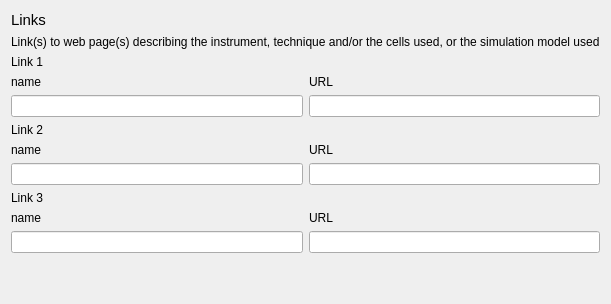
      <widget class="QWidget" name="tab_6">
       <attribute name="title">
        <string>8 Links</string>
       </attribute>
       <layout class="QVBoxLayout" name="verticalLayout_5">
        <item>
         <widget class="QLabel" name="label_43">
          <property name="font">
           <font>
            <pointsize>11</pointsize>
           </font>
          </property>
          <property name="text">
           <string>Links</string>
          </property>
         </widget>
        </item>
        <item>
         <widget class="QLabel" name="label_18">
          <property name="font">
           <font>
            <pointsize>9</pointsize>
           </font>
          </property>
          <property name="text">
           <string>Link(s) to web page(s) describing the instrument, technique and/or the cells used, or the simulation model used</string>
          </property>
         </widget>
        </item>
        <item>
         <widget class="QLabel" name="label_39">
          <property name="text">
           <string>Link 1</string>
          </property>
         </widget>
        </item>
        <item>
         <layout class="QGridLayout" name="gridLayout_10">
          <item row="0" column="0">
           <widget class="QLabel" name="label_38">
            <property name="font">
             <font>
              <pointsize>9</pointsize>
             </font>
            </property>
            <property name="toolTip">
             <string>&lt;html&gt;&lt;head/&gt;&lt;body&gt;&lt;p&gt;Name of the web page&lt;/p&gt;&lt;/body&gt;&lt;/html&gt;</string>
            </property>
            <property name="text">
             <string>name</string>
            </property>
           </widget>
          </item>
          <item row="1" column="0">
           <widget class="QLineEdit" name="link_name_1">
            <property name="toolTip">
             <string>&lt;html&gt;&lt;head/&gt;&lt;body&gt;&lt;p&gt;Name of the web page&lt;/p&gt;&lt;/body&gt;&lt;/html&gt;</string>
            </property>
           </widget>
          </item>
          <item row="0" column="1">
           <widget class="QLabel" name="label_64">
            <property name="font">
             <font>
              <pointsize>9</pointsize>
             </font>
            </property>
            <property name="toolTip">
             <string>&lt;html&gt;&lt;head/&gt;&lt;body&gt;&lt;p&gt;URL address&lt;/p&gt;&lt;p&gt;Please, avoid non-perennial commercial URL&lt;/p&gt;&lt;/body&gt;&lt;/html&gt;</string>
            </property>
            <property name="text">
             <string>URL</string>
            </property>
           </widget>
          </item>
          <item row="1" column="1">
           <widget class="QLineEdit" name="link_url_1">
            <property name="toolTip">
             <string>&lt;html&gt;&lt;head/&gt;&lt;body&gt;&lt;p&gt;URL address&lt;/p&gt;&lt;p&gt;Please, avoid non-perennial commercial URL&lt;/p&gt;&lt;/body&gt;&lt;/html&gt;</string>
            </property>
           </widget>
          </item>
         </layout>
        </item>
        <item>
         <widget class="QLabel" name="label_55">
          <property name="text">
           <string>Link 2</string>
          </property>
         </widget>
        </item>
        <item>
         <layout class="QGridLayout" name="gridLayout_11">
          <item row="0" column="0">
           <widget class="QLabel" name="label_52">
            <property name="font">
             <font>
              <pointsize>9</pointsize>
             </font>
            </property>
            <property name="toolTip">
             <string>&lt;html&gt;&lt;head/&gt;&lt;body&gt;&lt;p&gt;Name of the web page&lt;/p&gt;&lt;/body&gt;&lt;/html&gt;</string>
            </property>
            <property name="text">
             <string>name</string>
            </property>
           </widget>
          </item>
          <item row="1" column="0">
           <widget class="QLineEdit" name="link_name_2">
            <property name="toolTip">
             <string>&lt;html&gt;&lt;head/&gt;&lt;body&gt;&lt;p&gt;Name of the web page&lt;/p&gt;&lt;/body&gt;&lt;/html&gt;</string>
            </property>
           </widget>
          </item>
          <item row="0" column="1">
           <widget class="QLabel" name="label_65">
            <property name="font">
             <font>
              <pointsize>9</pointsize>
             </font>
            </property>
            <property name="toolTip">
             <string>&lt;html&gt;&lt;head/&gt;&lt;body&gt;&lt;p&gt;URL address&lt;/p&gt;&lt;p&gt;Please, avoid non-perennial commercial URL&lt;/p&gt;&lt;/body&gt;&lt;/html&gt;</string>
            </property>
            <property name="text">
             <string>URL</string>
            </property>
           </widget>
          </item>
          <item row="1" column="1">
           <widget class="QLineEdit" name="link_url_2">
            <property name="toolTip">
             <string>&lt;html&gt;&lt;head/&gt;&lt;body&gt;&lt;p&gt;URL address&lt;/p&gt;&lt;p&gt;Please, avoid non-perennial commercial URL&lt;/p&gt;&lt;/body&gt;&lt;/html&gt;</string>
            </property>
           </widget>
          </item>
         </layout>
        </item>
        <item>
         <widget class="QLabel" name="label_56">
          <property name="text">
           <string>Link 3</string>
          </property>
         </widget>
        </item>
        <item>
         <layout class="QGridLayout" name="gridLayout_12">
          <item row="1" column="0">
           <widget class="QLineEdit" name="link_name_3">
            <property name="toolTip">
             <string>&lt;html&gt;&lt;head/&gt;&lt;body&gt;&lt;p&gt;Name of the web page&lt;/p&gt;&lt;/body&gt;&lt;/html&gt;</string>
            </property>
           </widget>
          </item>
          <item row="0" column="0">
           <widget class="QLabel" name="label_36">
            <property name="font">
             <font>
              <pointsize>9</pointsize>
             </font>
            </property>
            <property name="toolTip">
             <string>&lt;html&gt;&lt;head/&gt;&lt;body&gt;&lt;p&gt;Name of the web page&lt;/p&gt;&lt;/body&gt;&lt;/html&gt;</string>
            </property>
            <property name="text">
             <string>name</string>
            </property>
           </widget>
          </item>
          <item row="0" column="1">
           <widget class="QLabel" name="label_66">
            <property name="font">
             <font>
              <pointsize>9</pointsize>
             </font>
            </property>
            <property name="toolTip">
             <string>&lt;html&gt;&lt;head/&gt;&lt;body&gt;&lt;p&gt;URL address&lt;/p&gt;&lt;p&gt;Please, avoid non-perennial commercial URL&lt;/p&gt;&lt;/body&gt;&lt;/html&gt;</string>
            </property>
            <property name="text">
             <string>URL</string>
            </property>
           </widget>
          </item>
          <item row="1" column="1">
           <widget class="QLineEdit" name="link_url_3">
            <property name="toolTip">
             <string>&lt;html&gt;&lt;head/&gt;&lt;body&gt;&lt;p&gt;URL address&lt;/p&gt;&lt;p&gt;Please, avoid non-perennial commercial URL&lt;/p&gt;&lt;/body&gt;&lt;/html&gt;</string>
            </property>
           </widget>
          </item>
         </layout>
        </item>
        <item>
         <spacer name="verticalSpacer_6">
          <property name="orientation">
           <enum>Qt::Vertical</enum>
          </property>
          <property name="sizeHint" stdset="0">
           <size>
            <width>20</width>
            <height>40</height>
           </size>
          </property>
         </spacer>
        </item>
       </layout>
      </widget>
